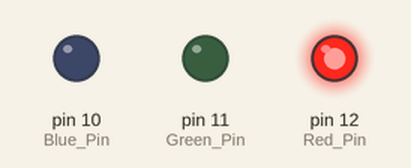
This sketch was run on a simulated Arduino Uno, built with avr-gcc and run on an emulated ATmega328P. Parts: output pins drawn as LEDs (lit = HIGH).

Above: at 0.2 s.
At 1.2 s:
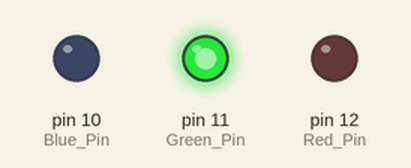
At 2.2 s:
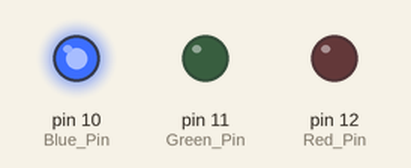
At 5.7 s:
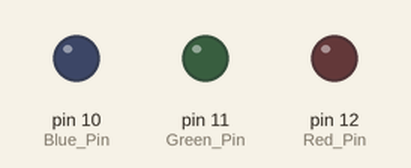
Timing chart, 0 to 6.9 s (numbered marks = the images above):
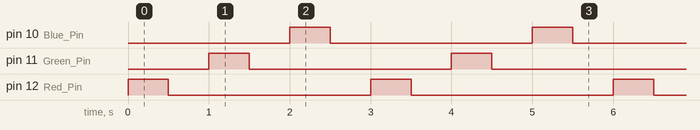

The sketch:

02.ThreePin.ino
```cpp
int Blue_Pin = 10;
int Green_Pin = 11;
int Red_Pin = 12;

void setup() {
  pinMode(Red_Pin, OUTPUT);
  pinMode(Green_Pin, OUTPUT);
  pinMode(Blue_Pin, OUTPUT);
}

void loop() {
  // LED켜기
  digitalWrite(Red_Pin, HIGH);
  delay(500);
  // LED끄기
  digitalWrite(Red_Pin, LOW);
  delay(500);

  digitalWrite(Green_Pin, HIGH);
  delay(500);
  digitalWrite(Green_Pin, LOW);
  delay(500);

  digitalWrite(Blue_Pin, HIGH);
  delay(500);
  digitalWrite(Blue_Pin, LOW);
  delay(500);
}
```

Measured:
- by itself, pin 10 (Blue_Pin), pin 11 (Green_Pin), pin 12 (Red_Pin): alternates HIGH for 0.50 s and LOW for 2.5 s
- by itself, everything shown: repeats every 3.0 s, in 6 steps
